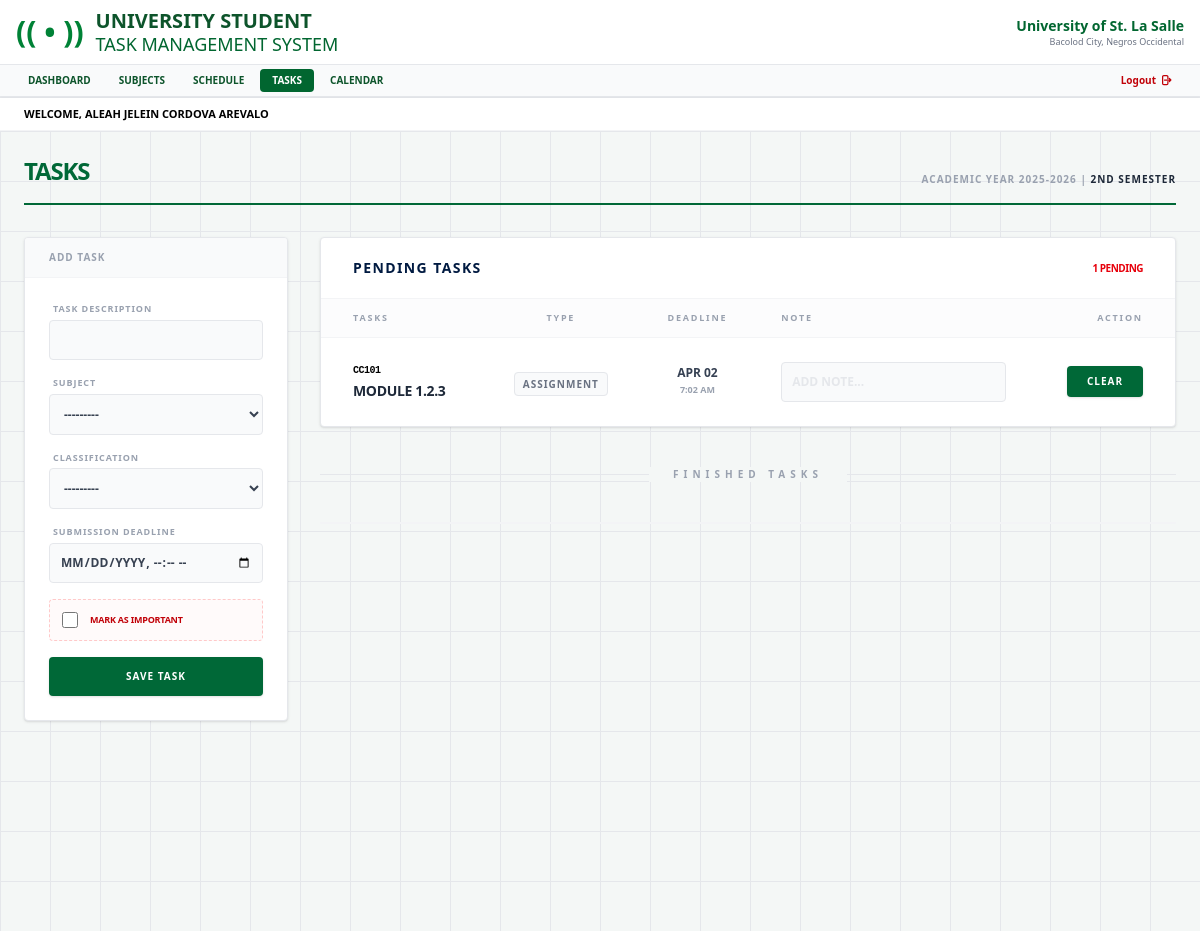
The app's page /add/ (signed in) with its own data.
### assignmenttracker/models.py (models this page shows, shortened)
class Task(models.Model):
    user = models.ForeignKey(User, on_delete=models.CASCADE)
    subject = models.ForeignKey(Subject, on_delete=models.CASCADE, related_name='tasks')
    title = models.CharField(max_length=200)
    due_date = models.DateTimeField()
    notes = models.TextField(null=True, blank=True)
    is_done = models.BooleanField(default=False)
    CATEGORY_CHOICES = [
        ('assignment', 'Assignment'),
        ('quiz', 'Quiz'),
        ('project', 'Project'),
        ('exam', 'Exam'),
    ]
    category = models.CharField(max_length=50, choices=CATEGORY_CHOICES)
    is_major = models.BooleanField(default=False)

class Subject(models.Model):
    user = models.ForeignKey(User, on_delete=models.CASCADE)
    code = models.CharField(max_length=20)
    name = models.CharField(max_length=100)
    days = models.CharField(max_length=20)
    start_time = models.TimeField()
    end_time = models.TimeField()
    color = models.CharField(max_length=20, default='bg-green-700')
    def __str__(self):
        return f"{self.code} - {self.name}"

### assignmenttracker/views.py (the view)
# urls.py: path('add/', views.add_assignment, name='add_assignment'),
@login_required
def add_assignment(request):
    if request.method == 'POST':
        form = AssignmentForm(request.POST)
        if form.is_valid():
            task = form.save(commit=False)
            task.user = request.user
            task.save()
            messages.success(request, "Task added to ledger.")
            return redirect('add_assignment')
    else:
        form = AssignmentForm()
        form.fields['subject'].queryset = Subject.objects.filter(user=request.user)
    active_tasks = Task.objects.filter(user=request.user, is_done=False).order_by('due_date')
    done_tasks = Task.objects.filter(user=request.user, is_done=True).order_by('-due_date')[:5]
    return render(request, 'assignmenttracker/add_assignment.html', {
        'active_tasks': active_tasks,
        'done_tasks': done_tasks,
        'form': form
    })

### assignmenttracker/forms.py
class AssignmentForm(forms.ModelForm):
    class Meta:
        model = Task
        fields = ['title', 'subject', 'due_date', 'category', 'is_major']
        widgets = {
            'title': forms.TextInput(attrs={
                'class': 'w-full border-b-2 border-gray-200 focus:border-green-600 outline-none py-2 text-lg font-bold placeholder-gray-300',
            }),
            'subject': forms.Select(attrs={
                'class': 'w-full border-b-2 border-gray-200 focus:border-green-600 outline-none py-2 font-bold bg-white'
            }),
            'category': forms.Select(attrs={
                'class': 'w-full border-b-2 border-gray-200 focus:border-green-600 outline-none py-2 font-bold bg-white'
            }),
            'due_date': forms.DateTimeInput(attrs={
                'class': 'w-full border-b-2 border-gray-200 focus:border-green-600 outline-none py-2 font-bold',
                'type': 'datetime-local'
            }),
            'is_major': forms.CheckboxInput(attrs={
                'class': 'w-5 h-5 text-red-600 border-gray-300 rounded focus:ring-red-500'
            }),
        }

### assignmenttracker/templates/assignmenttracker/add_assignment.html (shortened to what this page needs)
{% extends 'base.html' %}
{% load static %}
{% block content %}
<div class="bg-[#f4f7f6] min-h-screen p-6" style="background-image: linear-gradient(#e5e7eb 1px, transparent 1px), linear-gradient(90deg, #e5e7eb 1px, transparent 1px); background-size: 50px 50px;">
    <div class="max-w-6xl mx-auto">
        <div class="flex flex-col md:flex-row justify-between items-end border-b-2 border-[#006837] pb-4 mb-8">
            <div>
                <h2 class="text-2xl font-black text-[#006837] uppercase tracking-tighter">Tasks</h2>
            </div>
            <div class="text-right hidden md:block">
                <p class="text-[10px] font-black text-gray-400 uppercase tracking-widest">Academic Year 2025-2026 | <span class="text-gray-800">2nd Semester</span></p>
            </div>
        </div>
        <div class="grid grid-cols-1 lg:grid-cols-4 gap-8">
            <div class="lg:col-span-1">
                <div class="bg-white rounded shadow-sm border border-gray-200 overflow-hidden sticky top-6">
                    <div class="bg-gray-50 px-6 py-3 border-b border-gray-100">
                        <h3 class="text-[10px] font-black text-gray-400 uppercase tracking-widest">Add Task</h3>
                    </div>
                    <form method="POST" class="p-6 space-y-4">
                        <div>
                            <label class="block text-[9px] font-black text-gray-400 uppercase mb-1 ml-1 tracking-widest">Task Description</label>
                            {{ form.title }}
                        </div>
                        <div class="grid grid-cols-1 gap-4">
                            <div>
                                <label class="block text-[9px] font-black text-gray-400 uppercase mb-1 ml-1 tracking-widest">Subject</label>
                                {{ form.subject }}
                            </div>
                            <div>
                                <label class="block text-[9px] font-black text-gray-400 uppercase mb-1 ml-1 tracking-widest">Classification</label>
                                {{ form.category }}
                            </div>
                        </div>
                        <div>
                            <label class="block text-[9px] font-black text-gray-400 uppercase mb-1 ml-1 tracking-widest">Submission Deadline</label>
                            {{ form.due_date }}
                        </div>
                        <div class="flex items-center space-x-3 p-3 bg-red-50/40 border border-dashed border-red-200 rounded">
                            {{ form.is_major }}
                            <label class="text-[9px] font-black text-red-700 uppercase cursor-pointer leading-none tracking-tight">Mark as Important</label>
                        </div>
                        <button type="submit" class="w-full py-3 bg-[#006837] text-white font-black uppercase text-[10px] rounded shadow-sm hover:bg-green-800 transition-all tracking-widest active:scale-95">
                            Save Task
                        </button>
                    </form>
                </div>
            </div>
            <div class="lg:col-span-3 space-y-10">
                <div class="bg-white rounded shadow-sm border border-gray-200 overflow-hidden">
                    <div class="px-8 py-5 border-b border-gray-100 flex justify-between items-center">
                        <h3 class="text-sm font-black text-[#001a41] uppercase tracking-widest">Pending Tasks </h3>
                        <span class="text-[10px] font-black text-red-600 uppercase tracking-tighter">{{ active_tasks.count }} Pending</span>
                    </div>
                    <div class="overflow-x-auto">
                        <table class="w-full text-left">
                            <thead class="bg-gray-50/50 border-b border-gray-100">
                                <tr class="text-[9px] font-black text-gray-400 uppercase tracking-[0.2em]">
                                    <th class="px-8 py-3">Tasks</th>
                                    <th class="px-4 py-3 text-center">Type</th>
                                    <th class="px-8 py-3 text-center">Deadline</th>
                                    <th class="px-4 py-3">Note</th>
                                    <th class="px-8 py-3 text-right">Action</th>
                                </tr>
                            </thead>
                            <tbody class="divide-y divide-gray-50">
                                {% for task in active_tasks %}
                                <tr class="hover:bg-green-50/10 transition-colors group">
                                    <td class="px-8 py-6">
                                        <div class="flex items-center gap-2 mb-1">
                                            <span class="text-[10px] font-mono font-black uppercase tracking-tighter {{ task.subject.color|cut:'bg-'|add:'text-'|default:'text-[#006837]' }}">
                                                {{ task.subject.code }}
                                            </span>
                                        </div>
                                        <span class="text-sm font-black text-gray-800 uppercase block tracking-tight leading-tight">
                                            {{ task.title }}
                                        </span>
                                    </td>
                                    <td class="px-4 py-6 text-center">
                                        <span class="text-[10px] text-gray-500 font-black uppercase tracking-widest border border-gray-200 px-2 py-1 rounded bg-gray-50">
                                            {{ task.get_category_display }}
                                        </span>
                                    </td>
                                    <td class="px-8 py-6 text-center">
                                        <span class="text-xs font-black text-gray-700 uppercase block leading-none">
                                            {{ task.due_date|date:"M d" }}
                                        </span>
                                        <span class="text-[9px] text-gray-400 font-black  mt-1 block">
                                            {{ task.due_date|time:"g:i A" }}
                                        </span>
                                    </td>
                                    <td class="px-4 py-6 min-w-[150px]">
                                        <form action="{% url 'update_task_note' task.id %}" method="POST">
                                            <input type="text"
                                                   name="notes"
                                                   value="{{ task.notes|default:'' }}"
                                                   placeholder="ADD NOTE..."
                                                   onblur="if(this.value != '{{ task.notes|default:'' }}') this.form.submit()"
                                                   class="note-input w-full bg-transparent border-none text-[10px] font-bold text-gray-500 uppercase focus:ring-0 placeholder:text-gray-200 ">
                                        </form>
                                    </td>
                                    <td class="px-8 py-6 text-right">
                                        <a href="{% url 'mark_done' task.id %}"
                                           class="bg-[#006837] text-white px-5 py-2 rounded text-[10px] font-black uppercase tracking-widest hover:bg-black transition-all active:scale-95 inline-block shadow-sm">
                                            Clear
                                        </a>
                                    </td>
                                </tr>
                                {% empty %}
                                <tr>
                                    <td colspan="5" class="text-center py-20">
                                        <p class="text-gray-300 font-black uppercase text-xs  tracking-[0.3em]">No Pending Requirements</p>
                                    </td>
                                </tr>
                                {% endfor %}
                            </tbody>
                        </table>
                    </div>
                </div>
                <div class="relative flex items-center justify-center">
                    <div class="absolute inset-0 flex items-center"><div class="w-full border-t border-gray-200"></div></div>
                    <span class="relative px-6 bg-[#f4f7f6] text-[10px] font-black text-gray-400 uppercase tracking-[0.5em]">Finished Tasks</span>
                </div>
                <div class="bg-white/60 rounded-lg border border-gray-100 overflow-hidden">
                </div>
            </div>
        </div>
    </div>
</div>
{% endblock %}

### theme/templates/base.html (shortened to what this page needs)
{% load static tailwind_tags %}
<!DOCTYPE html>
<html lang="en">
<head>
    {% tailwind_css %}
</head>
<body class="bg-gray-100 font-sans leading-normal tracking-normal">
    <nav class="bg-white border-b border-gray-200">
        <div class="max-w-full px-4 py-2 flex justify-between items-center">
            <div class="flex items-center space-x-3">
                <div class="text-green-700 text-3xl font-bold">(( • ))</div>
                <div>
                    <h1 class="text-xl font-bold text-green-900 leading-tight uppercase">University Student</h1>
                    <h2 class="text-lg text-green-800 leading-tight uppercase">Task Management System</h2>
                </div>
            </div>
            <div class="flex items-center space-x-4">
                <div class="text-right hidden md:block">
                    <p class="text-green-800 font-bold text-sm">University of St. La Salle</p>
                    <p class="text-gray-500 text-xs text-[9px]">Bacolod City, Negros Occidental</p>
                </div>
            </div>
        </div>
        <div class="bg-gray-50 border-y border-gray-200">
            <div class="flex justify-between items-center px-4 py-1">
                <div class="flex space-x-1 text-[10px] font-bold uppercase text-purple-900 whitespace-nowrap overflow-x-auto">
                    <a href="{% url 'dashboard' %}" class="px-3 py-1 {% if request.resolver_match.url_name == 'dashboard' %}bg-green-800 text-white{% else %}hover:bg-green-700 hover:text-white text-green-900{% endif %} rounded transition-colors">Dashboard</a>
                    <a href="{% url 'subject_list' %}" class="px-3 py-1 {% if request.resolver_match.url_name == 'subject_list' %}bg-green-800 text-white{% else %}hover:bg-green-700 hover:text-white text-green-900{% endif %} rounded transition-colors">Subjects</a>
                    <a href="{% url 'schedule' %}" class="px-3 py-1 {% if request.resolver_match.url_name == 'schedule' %}bg-green-800 text-white{% else %}hover:bg-green-700 hover:text-white text-green-900{% endif %} rounded transition-colors">Schedule</a>
                    <a href="{% url 'add_assignment' %}" class="px-3 py-1 {% if request.resolver_match.url_name == 'add_assignment' %}bg-green-800 text-white{% else %}hover:bg-green-700 hover:text-white text-green-900{% endif %} rounded transition-colors">Tasks</a>
                     <a href="{% url 'calendar_view' %}" class="px-3 py-1 {% if request.resolver_match.url_name == 'calendar_view' %}bg-green-800 text-white{% else %}hover:bg-green-700 hover:text-white text-green-900{% endif %} rounded transition-colors">Calendar</a>
                </div>
                <div class="flex text-[10px] font-bold uppercase">
                    <form action="{% url 'logout' %}" method="post" class="inline">
                        <button type="submit" class="px-3 py-1 text-red-700 hover:bg-red-700 hover:text-white rounded transition-all flex items-center space-x-1">
                            <span>Logout</span>
                        </button>
                    </form>
                </div>
            </div>
        </div>
    </nav>
    <div class="bg-white px-6 py-2 border-b border-gray-100 shadow-sm">
        <p class="text-[11px] font-black text-black uppercase">
            Welcome, {{ user.first_name }} {{ user.last_name|default:"ALEAH JELEIN CORDOVA AREVALO" }}
        </p>
    </div>
    <main>
        {% block content %}
        {% endblock %}
    </main>
</body>
</html>

### assignmenttracker/templates/assignmenttracker/add_assignment.html (style rules this page uses)
input[type="text"], select, input[type="datetime-local"] { width: 100% !important; padding: 10px !important; background-color: #f9fafb !important; border: 1px solid #e5e7eb !important; border-radius: 4px !important; font-size: 12px !important; font-weight: 700 !important; color: #374151 !important; outline: none !important; text-transform: uppercase !important; transition: border-color 0.2s; }
.note-input { padding: 0 !important; margin: 0 !important; background-color: transparent !important; border: none !important; }
input[type="checkbox"] { width: 16px; height: 16px; accent-color: #006837; cursor: pointer; }

### records on screen
Task: subject.code "CC101", title "MODULE 1.2.3", category "ASSIGNMENT", due_date "APR 02", due_date "7:02 AM"

### other values on screen
{{ user.last_name|default:"ALEAH JELEIN CORDOVA AREVALO" }} "ALEAH JELEIN CORDOVA AREVALO"
{{ active_tasks.count }} "1"
